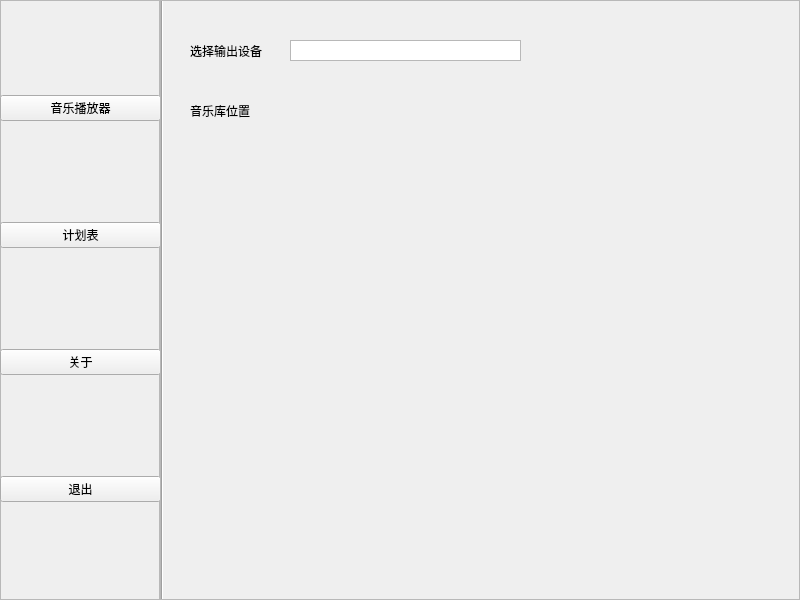
<?xml version="1.0" encoding="UTF-8"?>
<ui version="4.0">
 <class>MainWindow</class>
 <widget class="QMainWindow" name="MainWindow">
  <property name="geometry">
   <rect>
    <x>0</x>
    <y>0</y>
    <width>800</width>
    <height>600</height>
   </rect>
  </property>
  <property name="windowTitle">
   <string>MainWindow</string>
  </property>
  <widget class="QWidget" name="centralwidget">
   <property name="minimumSize">
    <size>
     <width>800</width>
     <height>600</height>
    </size>
   </property>
   <widget class="QFrame" name="frame">
    <property name="geometry">
     <rect>
      <x>0</x>
      <y>0</y>
      <width>160</width>
      <height>600</height>
     </rect>
    </property>
    <property name="sizePolicy">
     <sizepolicy hsizetype="Preferred" vsizetype="Expanding">
      <horstretch>0</horstretch>
      <verstretch>0</verstretch>
     </sizepolicy>
    </property>
    <property name="frameShape">
     <enum>QFrame::StyledPanel</enum>
    </property>
    <property name="frameShadow">
     <enum>QFrame::Raised</enum>
    </property>
    <widget class="QWidget" name="verticalLayoutWidget">
     <property name="geometry">
      <rect>
       <x>0</x>
       <y>0</y>
       <width>161</width>
       <height>601</height>
      </rect>
     </property>
     <layout class="QVBoxLayout" name="verticalLayout">
      <item>
       <widget class="QPushButton" name="pushButton_2">
        <property name="styleSheet">
         <string notr="true"/>
        </property>
        <property name="text">
         <string>音乐播放器</string>
        </property>
       </widget>
      </item>
      <item>
       <widget class="QPushButton" name="pushButton_4">
        <property name="text">
         <string>计划表</string>
        </property>
       </widget>
      </item>
      <item>
       <widget class="QPushButton" name="pushButton_3">
        <property name="text">
         <string>关于</string>
        </property>
       </widget>
      </item>
      <item>
       <widget class="QPushButton" name="pushButton">
        <property name="text">
         <string>退出</string>
        </property>
       </widget>
      </item>
     </layout>
    </widget>
   </widget>
   <widget class="Line" name="line">
    <property name="geometry">
     <rect>
      <x>160</x>
      <y>0</y>
      <width>5</width>
      <height>600</height>
     </rect>
    </property>
    <property name="sizePolicy">
     <sizepolicy hsizetype="Fixed" vsizetype="Expanding">
      <horstretch>0</horstretch>
      <verstretch>0</verstretch>
     </sizepolicy>
    </property>
    <property name="orientation">
     <enum>Qt::Vertical</enum>
    </property>
   </widget>
   <widget class="QFrame" name="frame_2">
    <property name="geometry">
     <rect>
      <x>160</x>
      <y>0</y>
      <width>640</width>
      <height>600</height>
     </rect>
    </property>
    <property name="sizePolicy">
     <sizepolicy hsizetype="Expanding" vsizetype="Expanding">
      <horstretch>0</horstretch>
      <verstretch>0</verstretch>
     </sizepolicy>
    </property>
    <property name="frameShape">
     <enum>QFrame::StyledPanel</enum>
    </property>
    <property name="frameShadow">
     <enum>QFrame::Raised</enum>
    </property>
    <widget class="QLabel" name="label">
     <property name="geometry">
      <rect>
       <x>30</x>
       <y>30</y>
       <width>91</width>
       <height>41</height>
      </rect>
     </property>
     <property name="text">
      <string>选择输出设备</string>
     </property>
    </widget>
    <widget class="QListView" name="listView">
     <property name="geometry">
      <rect>
       <x>130</x>
       <y>40</y>
       <width>231</width>
       <height>21</height>
      </rect>
     </property>
     <property name="acceptDrops">
      <bool>true</bool>
     </property>
    </widget>
    <widget class="QLabel" name="label_2">
     <property name="geometry">
      <rect>
       <x>30</x>
       <y>90</y>
       <width>91</width>
       <height>41</height>
      </rect>
     </property>
     <property name="text">
      <string>音乐库位置</string>
     </property>
    </widget>
    <widget class="QLabel" name="label_3">
     <property name="geometry">
      <rect>
       <x>130</x>
       <y>100</y>
       <width>231</width>
       <height>21</height>
      </rect>
     </property>
     <property name="font">
      <font>
       <family>Arial</family>
       <pointsize>15</pointsize>
      </font>
     </property>
     <property name="acceptDrops">
      <bool>true</bool>
     </property>
     <property name="autoFillBackground">
      <bool>false</bool>
     </property>
     <property name="text">
      <string/>
     </property>
     <property name="textInteractionFlags">
      <set>Qt::TextEditorInteraction</set>
     </property>
    </widget>
   </widget>
  </widget>
 </widget>
 <resources/>
 <connections/>
</ui>
